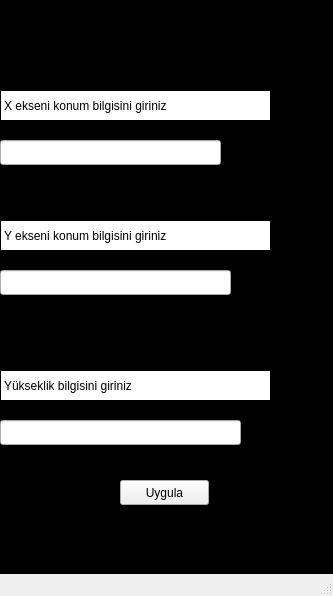
<?xml version="1.0" encoding="UTF-8"?>
<ui version="4.0">
 <class>konumbilgi</class>
 <widget class="QMainWindow" name="konumbilgi">
  <property name="geometry">
   <rect>
    <x>0</x>
    <y>0</y>
    <width>333</width>
    <height>596</height>
   </rect>
  </property>
  <property name="windowTitle">
   <string>MainWindow</string>
  </property>
  <property name="styleSheet">
   <string notr="true">#centralwidget{
background-color: rgb(0, 0, 0);}</string>
  </property>
  <widget class="QWidget" name="centralwidget">
   <widget class="QLabel" name="label">
    <property name="geometry">
     <rect>
      <x>0</x>
      <y>90</y>
      <width>271</width>
      <height>31</height>
     </rect>
    </property>
    <property name="styleSheet">
     <string notr="true">background-color: rgb(255, 255, 255);</string>
    </property>
    <property name="frameShape">
     <enum>QFrame::Box</enum>
    </property>
    <property name="text">
     <string>X ekseni konum bilgisini giriniz</string>
    </property>
   </widget>
   <widget class="QLineEdit" name="lineEdit_x">
    <property name="geometry">
     <rect>
      <x>0</x>
      <y>140</y>
      <width>221</width>
      <height>25</height>
     </rect>
    </property>
   </widget>
   <widget class="QLabel" name="label_2">
    <property name="geometry">
     <rect>
      <x>0</x>
      <y>220</y>
      <width>271</width>
      <height>31</height>
     </rect>
    </property>
    <property name="styleSheet">
     <string notr="true">background-color: rgb(255, 255, 255);</string>
    </property>
    <property name="frameShape">
     <enum>QFrame::Box</enum>
    </property>
    <property name="text">
     <string>Y ekseni konum bilgisini giriniz</string>
    </property>
   </widget>
   <widget class="QLineEdit" name="lineEdit_y">
    <property name="geometry">
     <rect>
      <x>0</x>
      <y>270</y>
      <width>231</width>
      <height>25</height>
     </rect>
    </property>
   </widget>
   <widget class="QLabel" name="label_3">
    <property name="geometry">
     <rect>
      <x>0</x>
      <y>370</y>
      <width>271</width>
      <height>31</height>
     </rect>
    </property>
    <property name="styleSheet">
     <string notr="true">background-color: rgb(255, 255, 255);</string>
    </property>
    <property name="frameShape">
     <enum>QFrame::Box</enum>
    </property>
    <property name="text">
     <string>Yükseklik bilgisini giriniz</string>
    </property>
   </widget>
   <widget class="QLineEdit" name="lineEdit_z">
    <property name="geometry">
     <rect>
      <x>0</x>
      <y>420</y>
      <width>241</width>
      <height>25</height>
     </rect>
    </property>
   </widget>
   <widget class="QPushButton" name="pushButton">
    <property name="geometry">
     <rect>
      <x>120</x>
      <y>480</y>
      <width>89</width>
      <height>25</height>
     </rect>
    </property>
    <property name="text">
     <string>Uygula</string>
    </property>
   </widget>
  </widget>
  <widget class="QMenuBar" name="menubar">
   <property name="geometry">
    <rect>
     <x>0</x>
     <y>0</y>
     <width>333</width>
     <height>22</height>
    </rect>
   </property>
  </widget>
  <widget class="QStatusBar" name="statusbar"/>
 </widget>
 <resources/>
 <connections/>
</ui>
